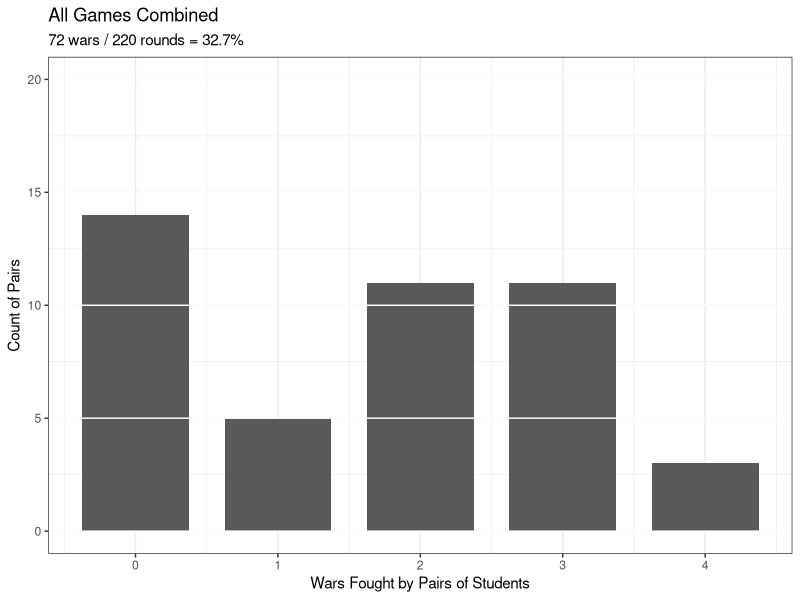
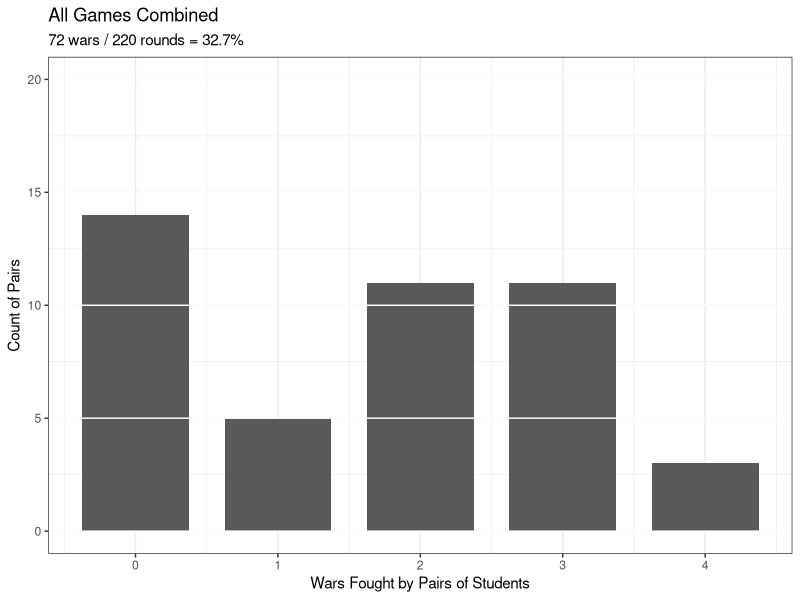
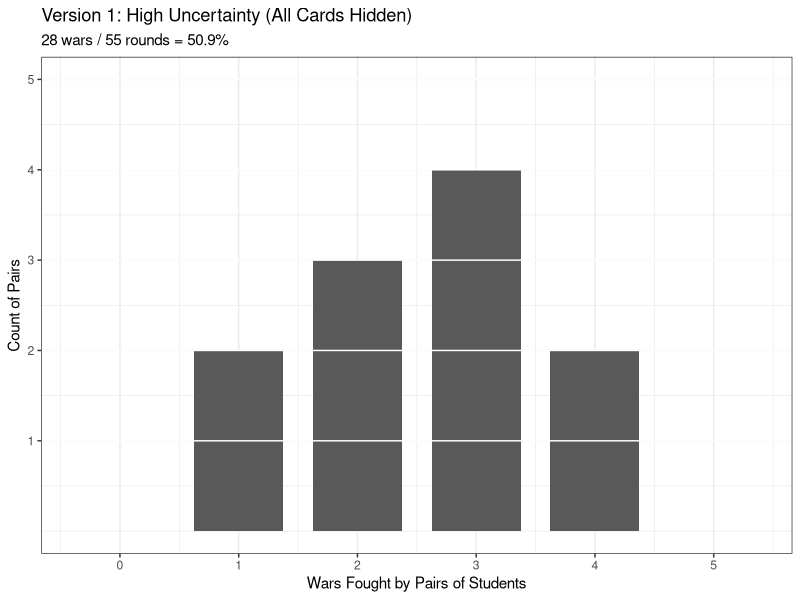
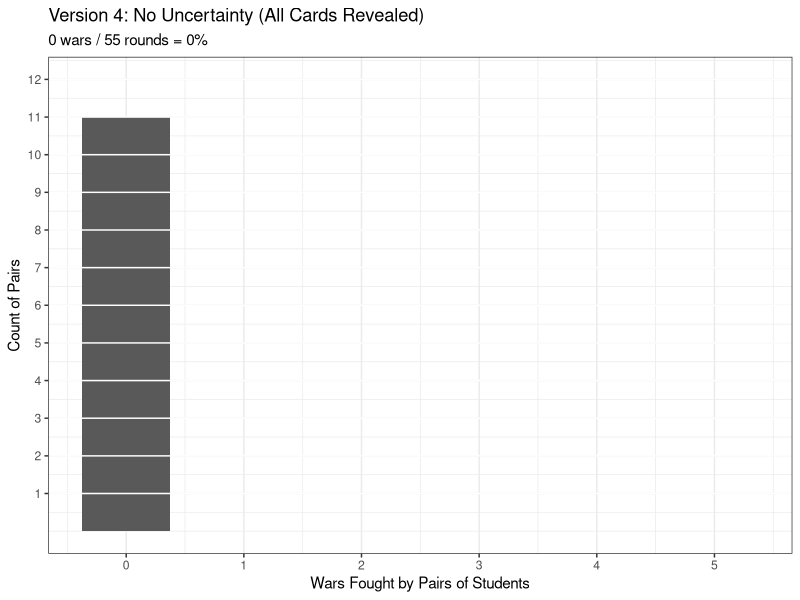
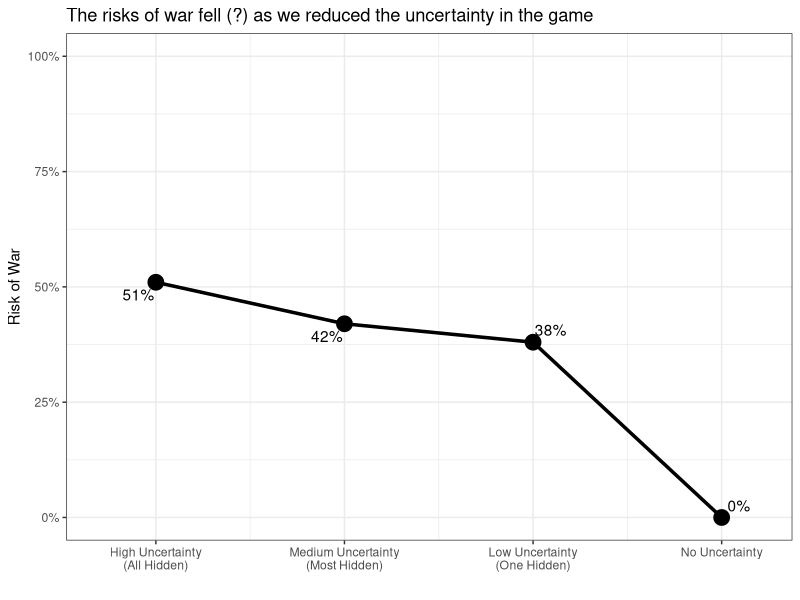

These charts were generated, in order, by the following R code:
## ---- chunk 1
# background-size="1920px 1080px"
library(tidyverse)
library(readxl)
## ---- chunk 2
library(tidyverse)

# Record class data 
# Last time (FA25): 26, 38, 28, 2

## Fall 2026 (10 pairs)
# Wars and number of pennies for the winner
d <- tibble(
  Version1 = c(3, 3, 2, 2, 1, 2, 3, 1, 3, 4, 4), # 28 total 
  Version2 = c(3, 4, 2, 0, 1, 2, 2, 3, 3, 2, 1), # 23 total 
  Version3 = c(3, 2, 0, 1, 0, 3, 2, 3, 3, 2, 2), # 21 total 
  Version4 = c(0, 0, 0, 0, 0, 0, 0, 0, 0, 0, 0) # 0 total 
)


da <- d |>
  pivot_longer(cols = c(Version1, Version2, Version3, Version4), names_to = "Version", values_to = "Wars")

d2 <- d %>%
  pivot_longer(cols = c(Version1, Version2, Version3, Version4), names_to = "Version", values_to = "Wars") %>%
  mutate(
    Uncertainty = case_when(
      Version == "Version1" ~ "High Uncertainty (All Hidden)",
      Version == "Version2" ~ "Medium Uncertainty (Most Hidden)",
      Version == "Version3" ~ "Low Uncertainty (One Hidden)",
      Version == "Version4" ~ "No Uncertainty"),
    Uncertainty2 = case_when(
      Version == "Version1" ~ "All Cards Hidden",
      Version == "Version2" ~ "Reveal One Card",
      Version == "Version3" ~ "Reveal Two Cards",
      Version == "Version4" ~ "Reveal All Cards"),
    Uncertainty3 = factor(Uncertainty2, levels = c("All Cards Hidden", "Reveal One Card", "Reveal Two Cards", "Reveal All Cards"))
  )

# Bar (all) 500x325
d2 %>%
  ggplot(aes(x = Wars)) +
  geom_bar(width = .75) + #, fill = "darkgrey"
  theme_bw() +
  labs(x = "Wars Fought by Pairs of Students", y = "Count of Pairs", title = "All Games Combined",
       subtitle = str_c(sum(da$Wars), " wars / ", nrow(da) * 5, " rounds = ", round(sum(da$Wars)/(nrow(da) * 5), 3) * 100, "%")) +
  scale_y_continuous(breaks = seq(0, 20, 5)) +
  scale_x_continuous(breaks = seq(0, 5, 1)) +
  geom_hline(yintercept = seq(0, 20, 5), color = "white")

# d2 %>%
#    summarize(
#      pairings = n(),
#      wars = sum(Wars),
#      possible = pairings * 5, #rounds per game
#      proportion = wars/possible
#    )
## ---- chunk 3
# Bar (all) 500x325
p1 <- d2 %>%
  ggplot(aes(x = Wars)) +
  geom_bar(width = .75) + #, fill = "darkgrey"
  theme_bw() +
  labs(x = "Wars Fought by Pairs of Students", y = "Count of Pairs", title = "All Games Combined",
       subtitle = str_c(sum(da$Wars), " wars / ", nrow(da) * 5, " rounds = ", round(sum(da$Wars)/(nrow(da) * 5), 3) * 100, "%")) +
  scale_y_continuous(breaks = seq(0, 20, 5)) +
  scale_x_continuous(breaks = seq(0, 5, 1)) +
  geom_hline(yintercept = seq(0, 20, 5), color = "white")

p1
## ---- chunk 4
# Bar (game version 1) 500x325

da_v1 <- da |> filter(Version == "Version1")

# Identify missing values 0-5 wars and add
x1 <- d2 %>%
  filter(Version == "Version1") %>%
  count(Wars) |>
  select(n)

x2 <- 0:5 %in% x1[[1]]

x3 <- 0:5

d2 %>%
  filter(Version == "Version1") %>%
  count(Wars) %>%
  add_row(Wars = x3[!x2], n = 0) %>%
  arrange(Wars) %>%
  ggplot(aes(x = Wars, y=n)) +
  geom_col(width = .75) +
  theme_bw() +
  labs(x = "Wars Fought by Pairs of Students", y = "Count of Pairs", title = "Version 1: High Uncertainty (All Cards Hidden)",
       subtitle = str_c(sum(da_v1$Wars), " wars / ", nrow(da_v1) * 5, " rounds = ", round(sum(da_v1$Wars)/(nrow(da_v1) * 5), 3) * 100, "%")) +
  scale_x_continuous(breaks = 0:5) +
  scale_y_continuous(breaks = 0:max(x1$n) + 1) +
  geom_hline(yintercept = seq(1, max(x1$n) + 1), color = "white")
## ---- chunk 5
 d2 %>%
   group_by(Version) %>%
   summarize(
     pairings = n(),
     wars = sum(Wars),
     possible = pairings * 5, #rounds per game
     proportion = wars/possible
   ) |>
  filter(Version == "Version1")
## ---- chunk 6
# Bar (game version 1) 500x325

da_v4 <- da |> filter(Version == "Version4")

# Identify missing values 0-5 wars and add
x1 <- d2 %>%
  filter(Version == "Version4") %>%
  count(Wars)

x2 <- 0:5 %in% x1[[1]]

x3 <- 0:5

d2 %>%
  filter(Version == "Version4") %>%
  count(Wars) %>%
  add_row(Wars = x3[!x2], n = 0) %>%
  arrange(Wars) %>%
  ggplot(aes(x = Wars, y=n)) +
  geom_col(width = .75) +
  theme_bw() +
  labs(x = "Wars Fought by Pairs of Students", y = "Count of Pairs", title = "Version 4: No Uncertainty (All Cards Revealed)",
       subtitle = str_c(sum(da_v4$Wars), " wars / ", nrow(da_v4) * 5, " rounds = ", round(sum(da_v4$Wars)/(nrow(da_v4) * 5), 3) * 100, "%")) +
  scale_x_continuous(breaks = 0:5) +
  scale_y_continuous(breaks = 0:max(x1$n) + 1) +
  geom_hline(yintercept = seq(1, max(x1$n) + 1), color = "white")


## ---- chunk 7
 d2 %>%
   group_by(Version) %>%
   summarize(
     pairings = n(),
     wars = sum(Wars),
     possible = pairings * 5, #rounds per game
     proportion = wars/possible
   ) |>
  filter(Version == "Version4")
## ---- chunk 8
# Summary stats
# d2 |>
#   mutate(
#     Uncertainty_f = factor(Uncertainty, levels = c("High Uncertainty (All Hidden)", "Medium Uncertainty (Most Hidden)", "Low Uncertainty (One Hidden)", "No Uncertainty"))
#   ) |>
#   group_by(Uncertainty_f) |>
#    summarize(
#      pairings = n(),
#      wars = sum(Wars),
#      possible = pairings * 5, #rounds per game
#      proportion = round(wars/possible, 2)
#    ) |>
#   select(-pairings) |>
#   kableExtra::kbl(col.names = c("Level of Uncertainty", "Wars", "Rounds", "Proportion")) |>
#   kableExtra::kable_styling(font_size = 30)

# Try a version as a plot
tab1 <- d2 |>
  mutate(
    Uncertainty_f = factor(Uncertainty, levels = c("High Uncertainty (All Hidden)", "Medium Uncertainty (Most Hidden)", "Low Uncertainty (One Hidden)", "No Uncertainty"))
  ) |>
  group_by(Uncertainty_f) |>
   summarize(
     pairings = n(),
     wars = sum(Wars),
     possible = pairings * 5, #rounds per game
     proportion = round(wars/possible, 2)
   ) |>
  select(-pairings) |>
  mutate(
    order1 = 1:4
  )

labs1 <- c("High Uncertainty\n(All Hidden)", "Medium Uncertainty\n(Most Hidden)", "Low Uncertainty\n(One Hidden)", "No Uncertainty")

labs2 <- tab1$proportion

tab1 |>
  ggplot(aes(x = order1, y = proportion)) +
  geom_line(linewidth = 1.2) +
  geom_point(size = 5) +
  scale_y_continuous(limits = c(0, 1), labels = scales::percent_format()) +
  scale_x_continuous(labels = labs1, limits = c(.7,4.2), breaks = 1:4) +
  theme_bw() +
  labs(x = "", y = "Risk of War", title = "The risks of war fell (?) as we reduced the uncertainty in the game") +
  ggrepel::geom_text_repel(aes(label = str_c(100*labs2, "%")))



## ---- chunk 9
d2 |>
  mutate(
    Uncertainty_f = factor(Uncertainty, levels = c("High Uncertainty (All Hidden)", "Medium Uncertainty (Most Hidden)", "Low Uncertainty (One Hidden)", "No Uncertainty"))
  ) |>
  group_by(Uncertainty_f) |>
   summarize(
     pairings = n(),
     wars = sum(Wars),
     possible = pairings * 5, #rounds per game
     proportion = round(wars/possible, 2)
   ) |>
  select(-pairings)
